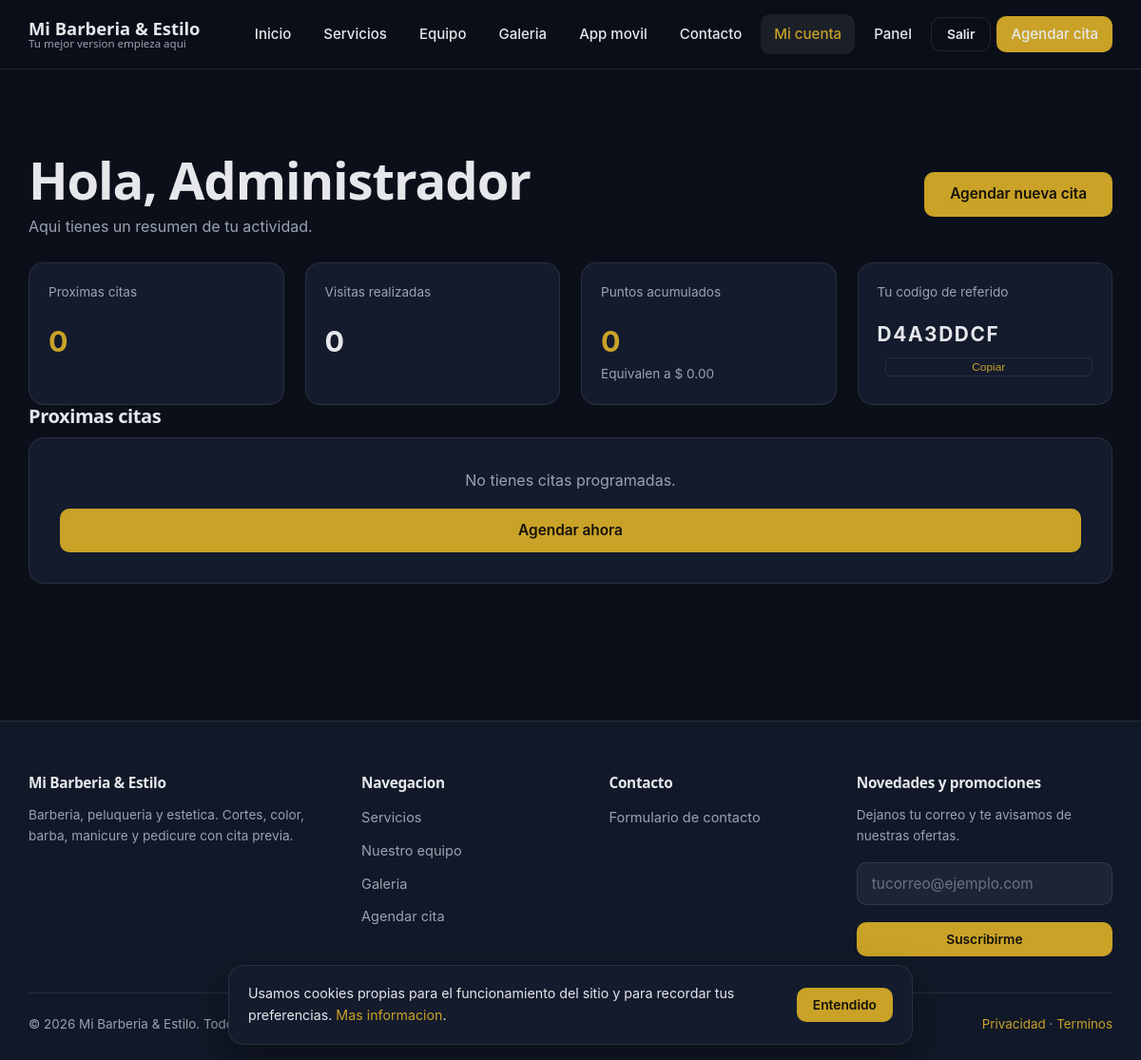
The page /mi-cuenta (signed in) on the database its author committed.
### tables this page shows
CREATE TABLE `users` (
  `id` bigint(20) unsigned NOT NULL AUTO_INCREMENT,
  `uuid` char(36) NOT NULL,
  `role` varchar(40) NOT NULL DEFAULT 'client',
  `first_name` varchar(80) NOT NULL,
  `last_name` varchar(80) NOT NULL DEFAULT '',
  `email` varchar(190) NOT NULL,
  `email_verified_at` datetime DEFAULT NULL,
  `phone` varchar(20) NOT NULL DEFAULT '',
  `phone_verified_at` datetime DEFAULT NULL,
  `password_hash` varchar(255) NOT NULL DEFAULT '',
  `password_changed_at` datetime DEFAULT NULL,
  `avatar_path` varchar(255) NOT NULL DEFAULT '',
  `birth_date` date DEFAULT NULL COMMENT 'Permite campanas de cumpleanos',
  `gender` varchar(20) NOT NULL DEFAULT '',
  `notes` text DEFAULT NULL COMMENT 'Notas internas del personal sobre el cliente',
  `status` enum('active','pending','blocked') NOT NULL DEFAULT 'active',
  `locale` varchar(10) NOT NULL DEFAULT 'es',
  `accepts_marketing` tinyint(1) NOT NULL DEFAULT 0,
  `accepts_email` tinyint(1) NOT NULL DEFAULT 1,
  `accepts_sms` tinyint(1) NOT NULL DEFAULT 0,
  `accepts_whatsapp` tinyint(1) NOT NULL DEFAULT 0,
  `accepts_push` tinyint(1) NOT NULL DEFAULT 1,
  `marketing_consent_at` datetime DEFAULT NULL,
  `marketing_consent_ip` varchar(45) NOT NULL DEFAULT '',
  `two_factor_enabled` tinyint(1) NOT NULL DEFAULT 0,
  `two_factor_secret` varchar(255) NOT NULL DEFAULT '' COMMENT 'Cifrado con la clave de la aplicacion',
  `two_factor_recovery` text DEFAULT NULL COMMENT 'Codigos de respaldo cifrados',
  `failed_logins` smallint(5) unsigned NOT NULL DEFAULT 0,
  `locked_until` datetime DEFAULT NULL,
  `last_login_at` datetime DEFAULT NULL,
  `last_login_ip` varchar(45) NOT NULL DEFAULT '',
  `tokens_valid_after` datetime DEFAULT NULL COMMENT 'Invalida tokens emitidos antes de esta fecha',
  `loyalty_points` int(11) NOT NULL DEFAULT 0,
  `total_visits` int(10) unsigned NOT NULL DEFAULT 0,
  `total_spent` decimal(12,2) NOT NULL DEFAULT 0.00,
  `last_visit_at` datetime DEFAULT NULL,
  `referral_code` varchar(20) NOT NULL DEFAULT '',
  `referred_by_id` bigint(20) unsigned DEFAULT NULL,
  `source` varchar(40) NOT NULL DEFAULT 'web' COMMENT 'web, app, panel, importacion',
  `created_at` datetime NOT NULL,
  `updated_at` datetime NOT NULL,
  `deleted_at` datetime DEFAULT NULL,
  `anonymized_at` datetime DEFAULT NULL COMMENT 'Marca de derecho al olvido aplicado',
  PRIMARY KEY (`id`),
  UNIQUE KEY `uq_users_email` (`email`),
  UNIQUE KEY `uq_users_uuid` (`uuid`),
  KEY `idx_users_role_status` (`role`,`status`),
  KEY `idx_users_phone` (`phone`),
  KEY `idx_users_deleted` (`deleted_at`),
  KEY `idx_users_marketing` (`accepts_marketing`,`status`),
  KEY `idx_users_referral` (`referral_code`),
  KEY `fk_users_referrer` (`referred_by_id`),
  CONSTRAINT `fk_users_referrer` FOREIGN KEY (`referred_by_id`) REFERENCES `users` (`id`) ON DELETE SET NULL
);

### app/Views/web/account/dashboard.php (the view, shortened to what the rows shown need)
<section class="section">
    <div class="container">
        <div class="flex justify-between items-center flex-wrap gap-2 mb-3">
            <div>
                <h1 style="margin-bottom:4px">Hola, <?= e($user['first_name']) ?></h1>
                <p class="text-muted mb-0">Aqui tienes un resumen de tu actividad.</p>
            </div>
        </div>
        <div class="grid grid--4 mb-4">
            <div class="card" style="padding:20px">
                <p class="text-muted text-small mb-1">Visitas realizadas</p>
                <p style="font-size:1.9rem;font-weight:700;margin:0"><?= (int) $user['total_visits'] ?></p>
            </div>
            <div class="card" style="padding:20px">
                <p class="text-muted text-small mb-1">Tu codigo de referido</p>
                <p style="font-size:1.3rem;font-weight:700;margin:0;letter-spacing:.08em">
                    <?= e($user['referral_code']) ?>
                </p>
                <button type="button" class="copy-btn mt-1" data-copy="<?= e($user['referral_code']) ?>">Copiar</button>
            </div>
        </div>
        <h2 style="font-size:1.25rem">Proximas citas</h2>
    </div>
</section>

### rows shown on the page
users: first_name "Administrador", total_visits "0", referral_code "D4A3DDCF"

### other values the page prints
$businessName "Mi Barberia & Estilo"
SettingsService::string('business.tagline') "Tu mejor version empieza aqui"
$label "Inicio"
$label "Servicios"
$label "Equipo"
$label "Galeria"
$label "App movil"
$label "Contacto"
count($upcoming) "0"
$loyaltyPoints "0"
money($loyaltyValue) "$ 0.00"
str_limit(SettingsService::string('business.description', ''), 190) "Barberia, peluqueria y estetica. Cortes, color, barba, manicure y pedicure con cita previa."
